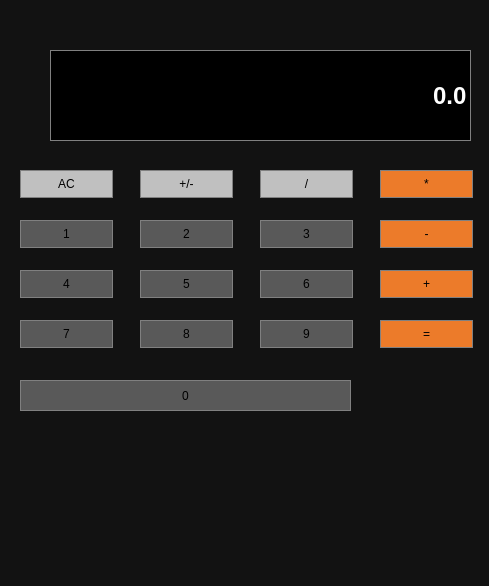
<?xml version="1.0" encoding="UTF-8"?>
<ui version="4.0">
 <class>calculatrice</class>
 <widget class="QDialog" name="calculatrice">
  <property name="geometry">
   <rect>
    <x>0</x>
    <y>0</y>
    <width>489</width>
    <height>586</height>
   </rect>
  </property>
  <property name="windowTitle">
   <string>Dialog</string>
  </property>
  <property name="styleSheet">
   <string notr="true">background: rgb(18, 18, 18);</string>
  </property>
  <widget class="QPushButton" name="Button0">
   <property name="geometry">
    <rect>
     <x>20</x>
     <y>380</y>
     <width>331</width>
     <height>31</height>
    </rect>
   </property>
   <property name="sizePolicy">
    <sizepolicy hsizetype="Preferred" vsizetype="Preferred">
     <horstretch>0</horstretch>
     <verstretch>0</verstretch>
    </sizepolicy>
   </property>
   <property name="styleSheet">
    <string notr="true">QPushButton{
	background-color: rgb(89, 89, 89);
border :1px solid gray;
padding5px;
}
QPushButton:pressed{
Background-color:#FF0000;
border :1px solid gray;
padding5px;
}
</string>
   </property>
   <property name="text">
    <string>0</string>
   </property>
  </widget>
  <widget class="QPushButton" name="Button6">
   <property name="geometry">
    <rect>
     <x>260</x>
     <y>270</y>
     <width>93</width>
     <height>28</height>
    </rect>
   </property>
   <property name="sizePolicy">
    <sizepolicy hsizetype="Preferred" vsizetype="Preferred">
     <horstretch>0</horstretch>
     <verstretch>0</verstretch>
    </sizepolicy>
   </property>
   <property name="styleSheet">
    <string notr="true">QPushButton{
	background-color: rgb(89, 89, 89);
border :1px solid gray;
padding5px;
}
QPushButton:pressed{
Background-color:#FF0000;
border :1px solid gray;
padding5px;
}
</string>
   </property>
   <property name="text">
    <string>6</string>
   </property>
  </widget>
  <widget class="QPushButton" name="changesign">
   <property name="geometry">
    <rect>
     <x>140</x>
     <y>170</y>
     <width>93</width>
     <height>28</height>
    </rect>
   </property>
   <property name="sizePolicy">
    <sizepolicy hsizetype="Preferred" vsizetype="Preferred">
     <horstretch>0</horstretch>
     <verstretch>0</verstretch>
    </sizepolicy>
   </property>
   <property name="styleSheet">
    <string notr="true">QPushButton{
Background-color:#C0C0C0;
border :1px solid gray;
padding5px;
}
QPushButton:pressed{
Background-color:#FF0000;
border :1px solid gray;
padding5px;
}
</string>
   </property>
   <property name="text">
    <string>+/-</string>
   </property>
  </widget>
  <widget class="QPushButton" name="clear">
   <property name="geometry">
    <rect>
     <x>20</x>
     <y>170</y>
     <width>93</width>
     <height>28</height>
    </rect>
   </property>
   <property name="sizePolicy">
    <sizepolicy hsizetype="Preferred" vsizetype="Preferred">
     <horstretch>0</horstretch>
     <verstretch>0</verstretch>
    </sizepolicy>
   </property>
   <property name="styleSheet">
    <string notr="true">QPushButton{
Background-color:#C0C0C0;
border :1px solid gray;
padding5px;
}
QPushButton:pressed{
Background-color:#FF0000;
border :1px solid gray;
padding5px;
}
</string>
   </property>
   <property name="text">
    <string>AC</string>
   </property>
  </widget>
  <widget class="QPushButton" name="Button9">
   <property name="geometry">
    <rect>
     <x>260</x>
     <y>320</y>
     <width>93</width>
     <height>28</height>
    </rect>
   </property>
   <property name="sizePolicy">
    <sizepolicy hsizetype="Preferred" vsizetype="Preferred">
     <horstretch>0</horstretch>
     <verstretch>0</verstretch>
    </sizepolicy>
   </property>
   <property name="styleSheet">
    <string notr="true">QPushButton{
	background-color: rgb(89, 89, 89);
border :1px solid gray;
padding5px;
}
QPushButton:pressed{
Background-color:#FF0000;
border :1px solid gray;
padding5px;
}
</string>
   </property>
   <property name="text">
    <string>9</string>
   </property>
  </widget>
  <widget class="QPushButton" name="Button5">
   <property name="geometry">
    <rect>
     <x>140</x>
     <y>270</y>
     <width>93</width>
     <height>28</height>
    </rect>
   </property>
   <property name="sizePolicy">
    <sizepolicy hsizetype="Preferred" vsizetype="Preferred">
     <horstretch>0</horstretch>
     <verstretch>0</verstretch>
    </sizepolicy>
   </property>
   <property name="styleSheet">
    <string notr="true">QPushButton{
	background-color: rgb(89, 89, 89);
border :1px solid gray;
padding5px;
}
QPushButton:pressed{
Background-color:#FF0000;
border :1px solid gray;
padding5px;
}
</string>
   </property>
   <property name="text">
    <string>5</string>
   </property>
  </widget>
  <widget class="QPushButton" name="add">
   <property name="geometry">
    <rect>
     <x>380</x>
     <y>270</y>
     <width>93</width>
     <height>28</height>
    </rect>
   </property>
   <property name="sizePolicy">
    <sizepolicy hsizetype="Preferred" vsizetype="Preferred">
     <horstretch>0</horstretch>
     <verstretch>0</verstretch>
    </sizepolicy>
   </property>
   <property name="styleSheet">
    <string notr="true">QPushButton{
	background-color: rgb(236, 123, 42);
border :1px solid gray;
padding5px;
}
QPushButton:pressed{
Background-color:#FF0000;
border :1px solid gray;
padding5px;
}
</string>
   </property>
   <property name="text">
    <string>+</string>
   </property>
  </widget>
  <widget class="QPushButton" name="equal">
   <property name="geometry">
    <rect>
     <x>380</x>
     <y>320</y>
     <width>93</width>
     <height>28</height>
    </rect>
   </property>
   <property name="sizePolicy">
    <sizepolicy hsizetype="Preferred" vsizetype="Preferred">
     <horstretch>0</horstretch>
     <verstretch>0</verstretch>
    </sizepolicy>
   </property>
   <property name="styleSheet">
    <string notr="true">QPushButton{
	background-color: rgb(236, 123, 42);
border :1px solid gray;
padding5px;
}
QPushButton:pressed{
Background-color:#FF0000;
border :1px solid gray;
padding5px;
}
</string>
   </property>
   <property name="text">
    <string>=</string>
   </property>
  </widget>
  <widget class="QPushButton" name="Button4">
   <property name="geometry">
    <rect>
     <x>20</x>
     <y>270</y>
     <width>93</width>
     <height>28</height>
    </rect>
   </property>
   <property name="sizePolicy">
    <sizepolicy hsizetype="Preferred" vsizetype="Preferred">
     <horstretch>0</horstretch>
     <verstretch>0</verstretch>
    </sizepolicy>
   </property>
   <property name="styleSheet">
    <string notr="true">QPushButton{
	background-color: rgb(89, 89, 89);
border :1px solid gray;
padding5px;
}
QPushButton:pressed{
Background-color:#FF0000;
border :1px solid gray;
padding5px;
}
</string>
   </property>
   <property name="text">
    <string>4</string>
   </property>
  </widget>
  <widget class="QLineEdit" name="display">
   <property name="geometry">
    <rect>
     <x>50</x>
     <y>50</y>
     <width>421</width>
     <height>91</height>
    </rect>
   </property>
   <property name="font">
    <font>
     <family>Arial</family>
     <pointsize>18</pointsize>
     <weight>75</weight>
     <bold>true</bold>
    </font>
   </property>
   <property name="styleSheet">
    <string notr="true">QLineEdit{
Background-color:black;
border :1px solid gray;
color:#ffffff
}</string>
   </property>
   <property name="text">
    <string>0.0</string>
   </property>
   <property name="alignment">
    <set>Qt::AlignRight|Qt::AlignTrailing|Qt::AlignVCenter</set>
   </property>
  </widget>
  <widget class="QPushButton" name="Button8">
   <property name="geometry">
    <rect>
     <x>140</x>
     <y>320</y>
     <width>93</width>
     <height>28</height>
    </rect>
   </property>
   <property name="sizePolicy">
    <sizepolicy hsizetype="Preferred" vsizetype="Preferred">
     <horstretch>0</horstretch>
     <verstretch>0</verstretch>
    </sizepolicy>
   </property>
   <property name="styleSheet">
    <string notr="true">QPushButton{
	background-color: rgb(89, 89, 89);
border :1px solid gray;
padding5px;
}
QPushButton:pressed{
Background-color:#FF0000;
border :1px solid gray;
padding5px;
}
</string>
   </property>
   <property name="text">
    <string>8</string>
   </property>
  </widget>
  <widget class="QPushButton" name="Button7">
   <property name="geometry">
    <rect>
     <x>20</x>
     <y>320</y>
     <width>93</width>
     <height>28</height>
    </rect>
   </property>
   <property name="sizePolicy">
    <sizepolicy hsizetype="Preferred" vsizetype="Preferred">
     <horstretch>0</horstretch>
     <verstretch>0</verstretch>
    </sizepolicy>
   </property>
   <property name="styleSheet">
    <string notr="true">QPushButton{
	background-color: rgb(89, 89, 89);
border :1px solid gray;
padding5px;
}
QPushButton:pressed{
Background-color:#FF0000;
border :1px solid gray;
padding5px;
}
</string>
   </property>
   <property name="text">
    <string>7</string>
   </property>
  </widget>
  <widget class="QPushButton" name="Button3">
   <property name="geometry">
    <rect>
     <x>260</x>
     <y>220</y>
     <width>93</width>
     <height>28</height>
    </rect>
   </property>
   <property name="sizePolicy">
    <sizepolicy hsizetype="Preferred" vsizetype="Preferred">
     <horstretch>0</horstretch>
     <verstretch>0</verstretch>
    </sizepolicy>
   </property>
   <property name="styleSheet">
    <string notr="true">QPushButton{
	background-color: rgb(89, 89, 89);
border :1px solid gray;
padding5px;
}
QPushButton:pressed{
Background-color:#FF0000;
border :1px solid gray;
padding5px;
}
</string>
   </property>
   <property name="text">
    <string>3</string>
   </property>
  </widget>
  <widget class="QPushButton" name="minus">
   <property name="geometry">
    <rect>
     <x>380</x>
     <y>220</y>
     <width>93</width>
     <height>28</height>
    </rect>
   </property>
   <property name="sizePolicy">
    <sizepolicy hsizetype="Preferred" vsizetype="Preferred">
     <horstretch>0</horstretch>
     <verstretch>0</verstretch>
    </sizepolicy>
   </property>
   <property name="styleSheet">
    <string notr="true">QPushButton{
	background-color: rgb(236, 123, 42);
border :1px solid gray;
padding5px;
}
QPushButton:pressed{
Background-color:#FF0000;
border :1px solid gray;
padding5px;
}
</string>
   </property>
   <property name="text">
    <string>-</string>
   </property>
  </widget>
  <widget class="QPushButton" name="divide">
   <property name="geometry">
    <rect>
     <x>260</x>
     <y>170</y>
     <width>93</width>
     <height>28</height>
    </rect>
   </property>
   <property name="styleSheet">
    <string notr="true">QPushButton{
Background-color:#C0C0C0;
border :1px solid gray;
padding5px;
}
QPushButton:pressed{
Background-color:#FF0000;
border :1px solid gray;
padding5px;
}
</string>
   </property>
   <property name="text">
    <string>/</string>
   </property>
  </widget>
  <widget class="QPushButton" name="Button1">
   <property name="geometry">
    <rect>
     <x>20</x>
     <y>220</y>
     <width>93</width>
     <height>28</height>
    </rect>
   </property>
   <property name="sizePolicy">
    <sizepolicy hsizetype="Preferred" vsizetype="Preferred">
     <horstretch>0</horstretch>
     <verstretch>0</verstretch>
    </sizepolicy>
   </property>
   <property name="styleSheet">
    <string notr="true">QPushButton{
	background-color: rgb(89, 89, 89);
border :1px solid gray;
padding5px;
}
QPushButton:pressed{
Background-color:#FF0000;
border :1px solid gray;
padding5px;
}
</string>
   </property>
   <property name="text">
    <string>1</string>
   </property>
  </widget>
  <widget class="QPushButton" name="Button2">
   <property name="geometry">
    <rect>
     <x>140</x>
     <y>220</y>
     <width>93</width>
     <height>28</height>
    </rect>
   </property>
   <property name="sizePolicy">
    <sizepolicy hsizetype="Preferred" vsizetype="Preferred">
     <horstretch>0</horstretch>
     <verstretch>0</verstretch>
    </sizepolicy>
   </property>
   <property name="styleSheet">
    <string notr="true">QPushButton{
	background-color: rgb(89, 89, 89);
border :1px solid gray;
padding5px;
}
QPushButton:pressed{
Background-color:#FF0000;
border :1px solid gray;
padding5px;
}
</string>
   </property>
   <property name="text">
    <string>2</string>
   </property>
  </widget>
  <widget class="QPushButton" name="multiplay">
   <property name="geometry">
    <rect>
     <x>380</x>
     <y>170</y>
     <width>93</width>
     <height>28</height>
    </rect>
   </property>
   <property name="sizePolicy">
    <sizepolicy hsizetype="Preferred" vsizetype="Preferred">
     <horstretch>0</horstretch>
     <verstretch>0</verstretch>
    </sizepolicy>
   </property>
   <property name="styleSheet">
    <string notr="true">QPushButton{
	background-color: rgb(236, 123, 42);
border :1px solid gray;
padding5px;
}
QPushButton:pressed{
Background-color:#FF0000;
border :1px solid gray;
padding5px;
}
</string>
   </property>
   <property name="text">
    <string>*</string>
   </property>
  </widget>
 </widget>
 <resources/>
 <connections/>
</ui>
